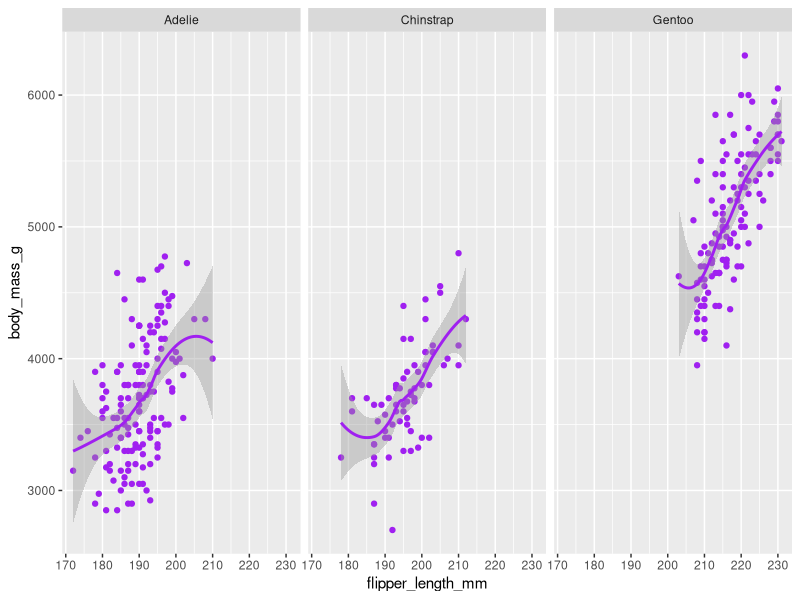

The R script that drew this image:
## ---- chunk 1
library(tidyverse)
library(palmerpenguins)
## ---- chunk 2
ggplot(data = penguins, mapping = aes(x = flipper_length_mm, y = body_mass_g)) +
    geom_point(color = "purple") +
    geom_smooth(color = "purple", method="loess") +
    facet_wrap(~species)

